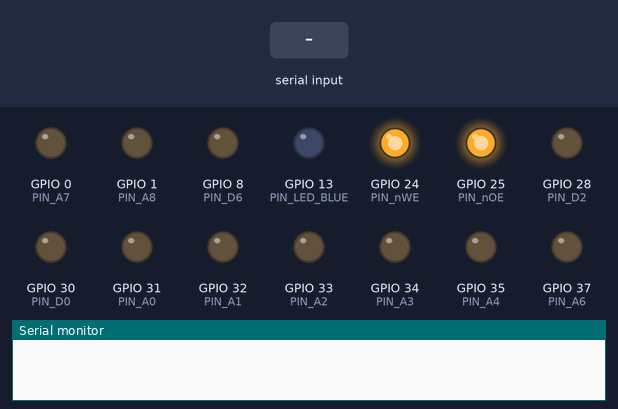
Simulated run of this sketch. Board: ESP32. Shown: output pins drawn as LEDs (lit = HIGH), the last lines printed to the serial monitor. The test bench sets the inputs (shaded band).

Above: at 1.2 s.
1.3 s: "R90\n" received over Serial
At 2.2 s:
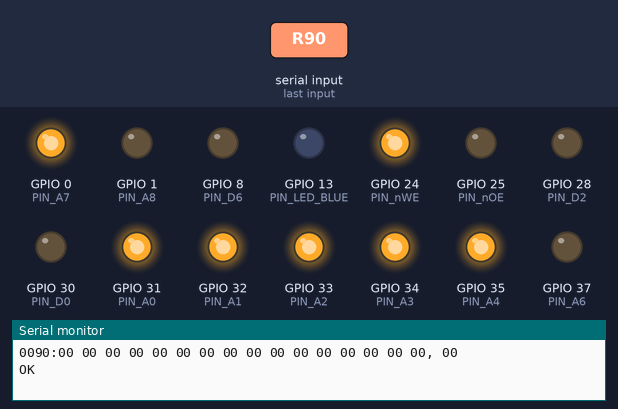
2.8 s: "R:45\n" received over Serial
At 3.3 s:
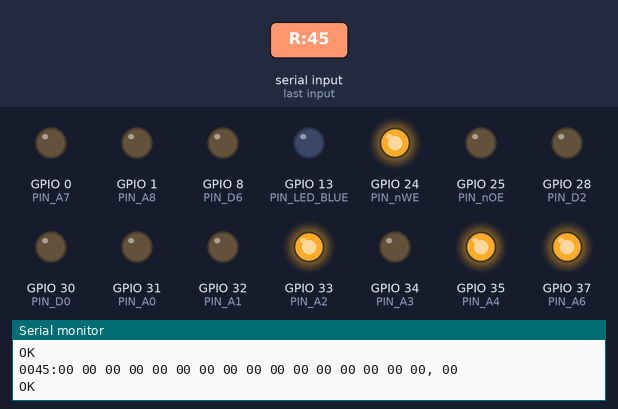
4.3 s: "W:45\n" received over Serial
At 4.8 s:
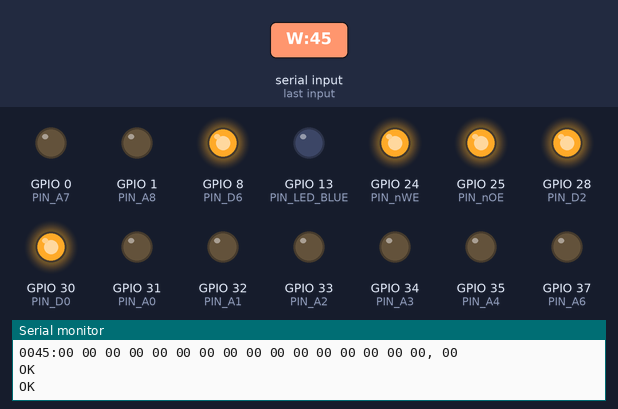
5.8 s: "W:45\n" received over Serial
At 7.1 s:
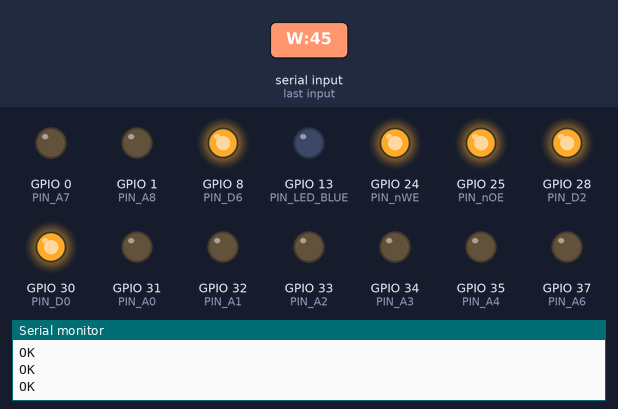
Timing chart, 0 to 8.3 s (numbered marks = the images above; inputs shaded):
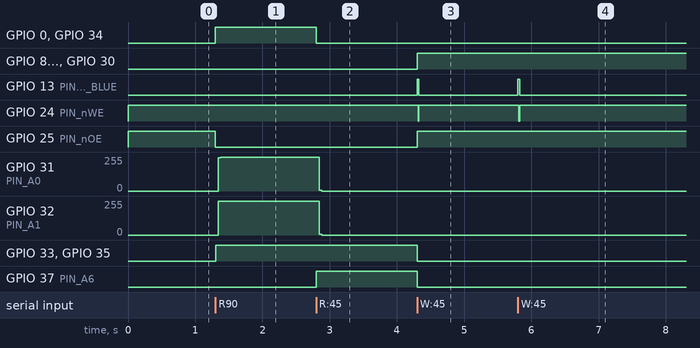

Measured:
- after the input at 1.3 s, GPIO 0 (PIN_A7), GPIO 33 (PIN_A2), GPIO 34 (PIN_A3), GPIO 35 (PIN_A4): LOW → HIGH at once; GPIO 25 (PIN_nOE): HIGH → LOW at once; GPIO 31 (PIN_A0), GPIO 32 (PIN_A1): 0/255 → 255/255 at once
- after the input at 2.8 s, GPIO 0 (PIN_A7), GPIO 34 (PIN_A3): HIGH → LOW at once; GPIO 31 (PIN_A0), GPIO 32 (PIN_A1): 255/255 → 0/255 at once; GPIO 37 (PIN_A6): LOW → HIGH at once
- after the input at 4.3 s, GPIO 8 (PIN_D6), GPIO 25 (PIN_nOE), GPIO 28 (PIN_D2), GPIO 30 (PIN_D0): LOW → HIGH at once; GPIO 13 (PIN_LED_BLUE): LOW → HIGH at once, → LOW 0.03 s later; GPIO 24 (PIN_nWE): HIGH → LOW at once, → HIGH 0.01 s later; GPIO 33 (PIN_A2), GPIO 35 (PIN_A4), GPIO 37 (PIN_A6): HIGH → LOW at once
- after the input at 5.8 s, GPIO 13 (PIN_LED_BLUE): LOW → HIGH at once, → LOW 0.03 s later; GPIO 24 (PIN_nWE): HIGH → LOW at once, → HIGH 0.01 s later

The sketch:

Maple_RET6_2864_Programmer.ino
```cpp
// (licence header left out)
/*
 * R[hex address]    - reads 16 bytes of data from the EEPROM
 * W[hex address]:[data in two-char hex]  - writes up to 16 bytes of data to the EEPROM
 * V     - prints the version string
 */

// Any data read from the EEPROM will have a CRC checksum appended to it (with a comma).
// If a string of data is sent with an optional checksum, then this will be checked
// before anything is written.
//

//yuanb:
//The following code is ported and tested on leaflabs Maple RET6
//Works for reading 2764, reading and writting of 2864
//April 02, 2017

//Ported to Arduino Studio
//Nov 25 2020

const char version_string[] = {"EEPROM Version=0.02, leaflabs RET6, Arduino IDE version"};

const char hex[16] = {
  '0', '1', '2', '3', '4', '5', '6', '7',
  '8', '9', 'A', 'B', 'C', 'D', 'E', 'F'
};

//Connect the following EEPROM pins to named GPIO pins on RET6 board.
//Check this link for RET6 master pin map
//http://docs.leaflabs.com/static.leaflabs.com/pub/leaflabs/maple-docs/latest/hardware/maple-ret6.html#master-pin-map

/*
 * EEPROM 2864  8kx8
 * http://ww1.microchip.com/downloads/en/devicedoc/doc0001h.pdf

        ------v------
  NC    |1        28|     Vcc
  A12   |2        27|     /WE
  A7    |3        26|     NC
  A6    |4        25|     A8
  A5    |5        24|     A9
  A4    |6        23|     A11
  A3    |7        22|     /OE
  A2    |8        21|     A10
  A1    |9        20|     /CE
  A0    |10       19|     D7
  D0    |11       18|     D6
  D1    |12       17|     D5
  D2    |13       16|     D4
  GND   |14       15|     D3
        -------------
*/

#define GND     GND
#define VCC     Vin(5v)
#define PIN_A12 10
#define PIN_A11 4
#define PIN_A10 3
#define PIN_A9  2
#define PIN_A8  1
#define PIN_A7  0
#define PIN_A6  37
#define PIN_A5  36
#define PIN_A4  35
#define PIN_A3  34
#define PIN_A2  33
#define PIN_A1  32
#define PIN_A0  31

#define PIN_D7  9
#define PIN_D6  8
#define PIN_D5  7
#define PIN_D4  6
#define PIN_D3  5
#define PIN_D2  28
#define PIN_D1  29
#define PIN_D0  30

#define PIN_nWE 24
#define PIN_nOE 25
#define PIN_nCE 26

#define PIN_LED_BLUE  13

#define PIN_LED_RED    PIN_LED_BLUE
#define PIN_LED_GREEN  PIN_LED_BLUE

byte g_cmd[80]; // strings received from the controller will go in here
static const int kMaxBufferSize = 16;
byte buffer[kMaxBufferSize];

static const unsigned char vzrom_lo[8192] = {
    0xf3, 0xaf, 0x32, 0x00, 0x68, 0xc3, 0x74, 0x06, 0xc3, 0x00, 0x78, 0xe1
};

static const unsigned char vzrom_hi[8192] = {
    0x2d, 0x38, 0x02, 0x1e, 0x26, 0xc3, 0xa2, 0x19, 0x11, 0x0a, 0x00, 0xd5
};

// the setup function runs once when you press reset or power the board
void setup()
{
  Serial.begin(9600);

  //pinMode(PIN_HEARTBEAT, OUTPUT);
  //digitalWrite(PIN_HEARTBEAT, HIGH);

  //pinMode(PIN_LED_RED, OUTPUT);
  //digitalWrite(PIN_LED_RED, LOW);

  pinMode(PIN_LED_GREEN, OUTPUT);
  digitalWrite(PIN_LED_GREEN, LOW);

  // address lines are ALWAYS outputs
  pinMode(PIN_A0,  OUTPUT);
  pinMode(PIN_A1,  OUTPUT);
  pinMode(PIN_A2,  OUTPUT);
  pinMode(PIN_A3,  OUTPUT);
  pinMode(PIN_A4,  OUTPUT);
  pinMode(PIN_A5,  OUTPUT);
  pinMode(PIN_A6,  OUTPUT);
  pinMode(PIN_A7,  OUTPUT);
  pinMode(PIN_A8,  OUTPUT);
  pinMode(PIN_A9,  OUTPUT);
  pinMode(PIN_A10, OUTPUT);
  pinMode(PIN_A11, OUTPUT);
  pinMode(PIN_A12, OUTPUT);

  // control lines are ALWAYS outputs
  pinMode(PIN_nCE, OUTPUT); digitalWrite(PIN_nCE, LOW); // might as well keep the chip enabled ALL the time
  pinMode(PIN_nOE, OUTPUT); digitalWrite(PIN_nOE, HIGH);
  pinMode(PIN_nWE, OUTPUT); digitalWrite(PIN_nWE, HIGH); // not writing

  SetDataLinesAsInputs();
  SetAddress(0);
}

void SetDataLinesAsInputs()
{
  pinMode(PIN_D0, INPUT);
  pinMode(PIN_D1, INPUT);
  pinMode(PIN_D2, INPUT);
  pinMode(PIN_D3, INPUT);
  pinMode(PIN_D4, INPUT);
  pinMode(PIN_D5, INPUT);
  pinMode(PIN_D6, INPUT);
  pinMode(PIN_D7, INPUT);
}

void SetDataLinesAsOutputs()
{
  pinMode(PIN_D0, OUTPUT);
  pinMode(PIN_D1, OUTPUT);
  pinMode(PIN_D2, OUTPUT);
  pinMode(PIN_D3, OUTPUT);
  pinMode(PIN_D4, OUTPUT);
  pinMode(PIN_D5, OUTPUT);
  pinMode(PIN_D6, OUTPUT);
  pinMode(PIN_D7, OUTPUT);
}

void SetAddress(int a)
{
  digitalWrite(PIN_A0,  (a&1)?HIGH:LOW    );
  digitalWrite(PIN_A1,  (a&2)?HIGH:LOW    );
  digitalWrite(PIN_A2,  (a&4)?HIGH:LOW    );
  digitalWrite(PIN_A3,  (a&8)?HIGH:LOW    );
  digitalWrite(PIN_A4,  (a&16)?HIGH:LOW   );
  digitalWrite(PIN_A5,  (a&32)?HIGH:LOW   );
  digitalWrite(PIN_A6,  (a&64)?HIGH:LOW   );
  digitalWrite(PIN_A7,  (a&128)?HIGH:LOW  );
  digitalWrite(PIN_A8,  (a&256)?HIGH:LOW  );
  digitalWrite(PIN_A9,  (a&512)?HIGH:LOW  );
  digitalWrite(PIN_A10, (a&1024)?HIGH:LOW );
  digitalWrite(PIN_A11, (a&2048)?HIGH:LOW );
  digitalWrite(PIN_A12, (a&4096)?HIGH:LOW );
}

void SetData(byte b)
{
  digitalWrite(PIN_D0, (b&1)?HIGH:LOW  );
  digitalWrite(PIN_D1, (b&2)?HIGH:LOW  );
  digitalWrite(PIN_D2, (b&4)?HIGH:LOW  );
  digitalWrite(PIN_D3, (b&8)?HIGH:LOW  );
  digitalWrite(PIN_D4, (b&16)?HIGH:LOW );
  digitalWrite(PIN_D5, (b&32)?HIGH:LOW );
  digitalWrite(PIN_D6, (b&64)?HIGH:LOW );
  digitalWrite(PIN_D7, (b&128)?HIGH:LOW);
}

byte ReadData()
{
  byte b = 0;

  if (digitalRead(PIN_D0) == HIGH) b |= 1;
  if (digitalRead(PIN_D1) == HIGH) b |= 2;
  if (digitalRead(PIN_D2) == HIGH) b |= 4;
  if (digitalRead(PIN_D3) == HIGH) b |= 8;
  if (digitalRead(PIN_D4) == HIGH) b |= 16;
  if (digitalRead(PIN_D5) == HIGH) b |= 32;
  if (digitalRead(PIN_D6) == HIGH) b |= 64;
  if (digitalRead(PIN_D7) == HIGH) b |= 128;

  return(b);
}

// converts one character of a HEX value into its absolute value (nibble)
byte HexToVal(byte b)
{
  if (b >= '0' && b <= '9') return(b - '0');
  if (b >= 'A' && b <= 'F') return((b - 'A') + 10);
  if (b >= 'a' && b <= 'f') return((b - 'a') + 10);
  return(0);
}

void WriteVZROMToEEPROM()
{
  int addr=0;
  digitalWrite(PIN_LED_RED, HIGH);
  digitalWrite(PIN_nOE, HIGH); // stop EEPROM from outputting byte
  digitalWrite(PIN_nWE, HIGH); // disables write
  SetDataLinesAsOutputs();
  delay(5);

  for (int x = 0; x < 8192; ++x)
  {
      Serial.print(hex[ (x & 0xF000) >> 12 ]);
      Serial.print(hex[ (x & 0x0F00) >> 8  ]);
      Serial.print(hex[ (x & 0x00F0) >> 4  ]);
      Serial.print(hex[ (x & 0x000F)       ]);
      Serial.println("");

    SetAddress(addr + x);
    SetData(vzrom_hi[x]);

    delay(10);
    digitalWrite(PIN_nWE, LOW); // enable write
    delay(10);
    digitalWrite(PIN_nWE, HIGH); // disable write
  }

  //digitalWrite(PIN_HEARTBEAT, LOW);
  digitalWrite(PIN_LED_RED, LOW);
}

void WriteBufferToEEPROM(int addr, int size)
{
  digitalWrite(PIN_LED_RED, HIGH);
  digitalWrite(PIN_nOE, HIGH); // stop EEPROM from outputting byte
  digitalWrite(PIN_nWE, HIGH); // disables write
  SetDataLinesAsOutputs();
  delay(5);

  for (byte x = 0; x < size; ++x)
  {
    SetAddress(addr + x);
    SetData(buffer[x]);

    delay(10);
    digitalWrite(PIN_nWE, LOW); // enable write
    delay(10);
    digitalWrite(PIN_nWE, HIGH); // disable write
  }

  //digitalWrite(PIN_HEARTBEAT, LOW);
  digitalWrite(PIN_LED_RED, LOW);
}

void ReadIntoBuffer(int addr, int size)
{
  digitalWrite(PIN_LED_GREEN, HIGH);

  int x;
  for (x = 0; x < size; ++x)
  {
    SetAddress(addr + x);
    delayMicroseconds(100);
    buffer[x] = ReadData();
  }

  digitalWrite(PIN_LED_GREEN, LOW);
}

void PrintBuffer(int size)
{
  byte chk = 0;

  for (byte x = 0; x < size; ++x)
  {
    Serial.print(hex[ (buffer[x] & 0xF0) >> 4 ]);
    Serial.print(hex[ (buffer[x] & 0x0F)      ]);
    if (x!=(size-1)) {
      Serial.print(' ');
    }

    chk = chk ^ buffer[x];
  }

  Serial.print(", ");
  Serial.print(hex[ (chk & 0xF0) >> 4 ]);
  Serial.print(hex[ (chk & 0x0F)      ]);
  Serial.println("");
}

void ReadString()
{
  int i = 0;
  byte c;

  g_cmd[0] = 0;
  do
  {
    if (Serial.available())
    {
      c = Serial.read();
      if (c > 31 && c<91)
      {
        g_cmd[i++] = c;
        g_cmd[i] = 0;
      }
    }
  }
  //The serial monitor on Maple IDE can not send LF, so use ']' as line feed substitute, i.e. "V]" - display version information.
  while (c != 10 && c!= ']');
}

byte CalcBufferChecksum(byte size)
{
  byte chk = 0;

  for (byte x = 0; x < size; ++x)
  {
    chk = chk ^  buffer[x];
  }

  return(chk);
}

// the loop function runs over and over again forever
void loop()
{
  //This will program the whole 8K space in one shot.
  //WriteVZROMToEEPROM();

  while (true)
  {
    ReadString();

    if (g_cmd[0] == 'V')
    {
      Serial.println(version_string);
    }
    else if (g_cmd[0] == 'R' && g_cmd[1] != 0) // R<address>  - read kMaxBufferSize bytes from EEPROM, beginning at <address> (in hex)
    {
      int addr = 0;
      int x = 1;
      while (x < 5 && g_cmd[x] != 0)
      {
        addr = addr << 4;
        addr |= HexToVal(g_cmd[x++]);
      }

      digitalWrite(PIN_nWE, HIGH); // disables write
      SetDataLinesAsInputs();
      digitalWrite(PIN_nOE, LOW); // makes the EEPROM output the byte
      delay(1);

      ReadIntoBuffer(addr, kMaxBufferSize);

      // print address: data, checksum
      Serial.print(hex[ (addr & 0xF000) >> 12 ]);
      Serial.print(hex[ (addr & 0x0F00) >> 8  ]);
      Serial.print(hex[ (addr & 0x00F0) >> 4  ]);
      Serial.print(hex[ (addr & 0x000F)       ]);
      Serial.print(":");
      PrintBuffer(kMaxBufferSize);

      Serial.println("OK");
    }
    else if (g_cmd[0] == 'W' && g_cmd[1] != 0) // W<four byte hex address>:<data in hex, two characters per byte, max of 16 bytes per line>
    {
      int addr = 0;
      int x = 1;
      while (g_cmd[x] != ':' && g_cmd[x] != 0)
      {
        addr = addr << 4;
        addr |= HexToVal(g_cmd[x]);
        ++x;
      }

      // g_cmd[x] should now be a :
      if (g_cmd[x] == ':')
      {
        x++; // now points to beginning of data
        byte iBufferUsed = 0;
        while (g_cmd[x] && g_cmd[x+1] && iBufferUsed < kMaxBufferSize && g_cmd[x] != ',')
        {
          byte c = (HexToVal(g_cmd[x]) << 4) | HexToVal(g_cmd[x+1]);
          buffer[iBufferUsed++] = c;
          x += 2;
        }

        // if we're pointing to a comma, then the optional checksum has been provided!
        if (g_cmd[x] == ',' && g_cmd[x+1] && g_cmd[x+2])
        {
          byte checksum = (HexToVal(g_cmd[x+1]) << 4) | HexToVal(g_cmd[x+2]);

          byte our_checksum = CalcBufferChecksum(iBufferUsed);

          if (our_checksum != checksum)
          {
            // checksum fail!
            iBufferUsed = -1;
            Serial.print("ERR ");
            Serial.print(checksum, HEX);
            Serial.print(" ");
            Serial.print(our_checksum, HEX);
            Serial.println("");
          }
        }

        // buffer should now contains some data
        if (iBufferUsed > 0)
        {
          WriteBufferToEEPROM(addr, iBufferUsed);
        }

        if (iBufferUsed > -1)
        {
          Serial.println("OK");
        }
      }
    }
    else
    {
      Serial.println("ERR");
    }
  }
}
```
